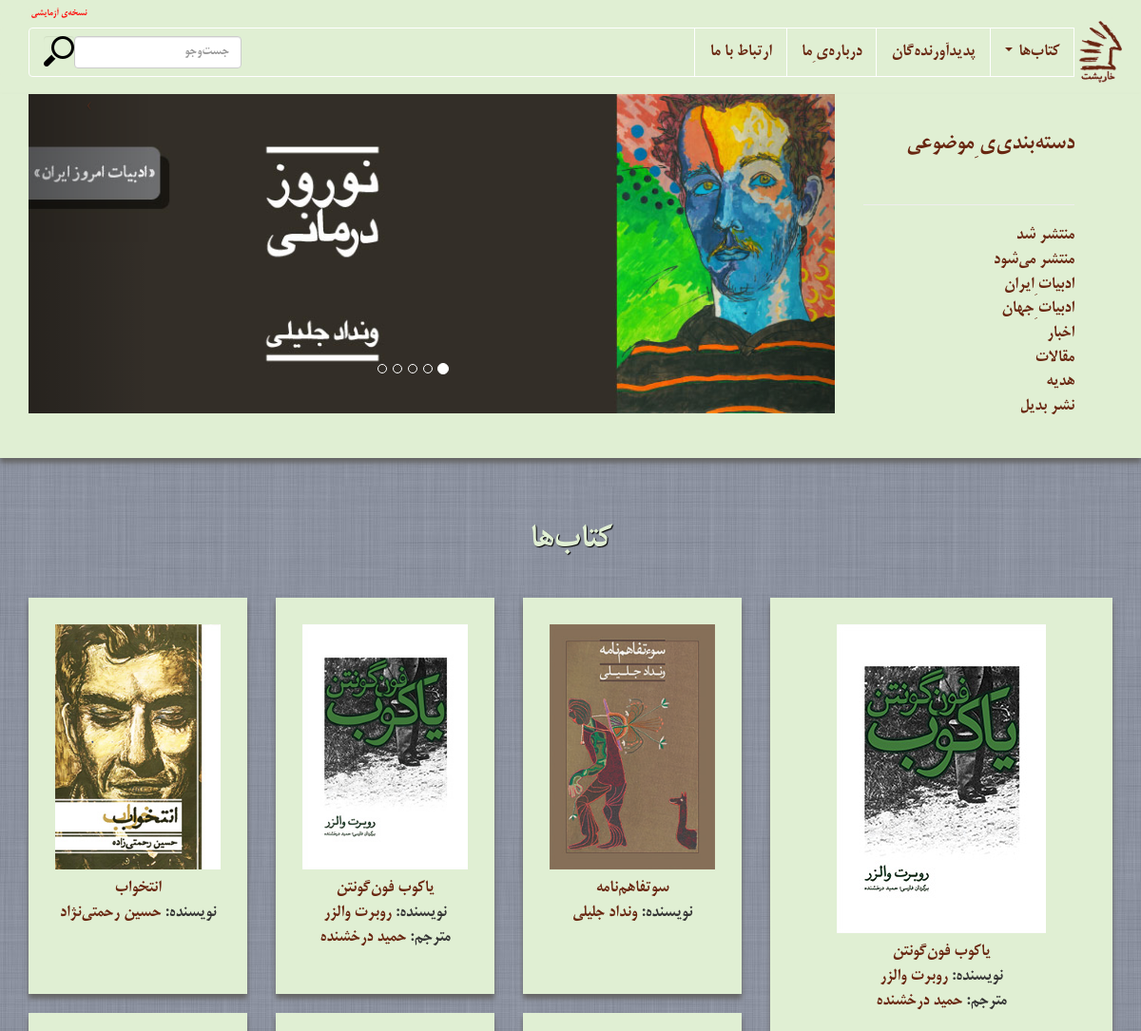
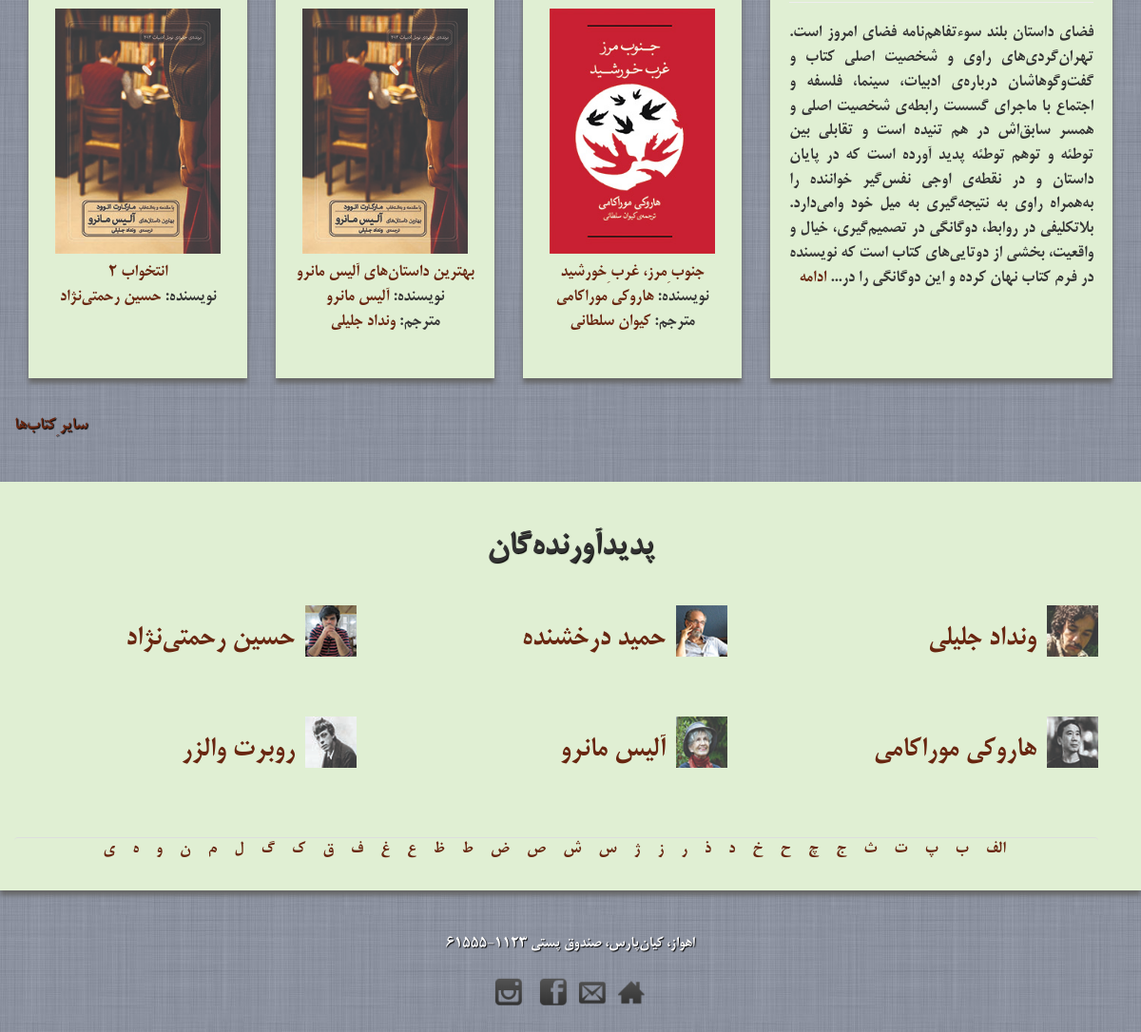
The page / on the database its author committed (2 pictures, top to bottom).
### books/models.py (models this page shows, shortened)
class Book(models.Model):
    title = models.CharField(max_length=100)
    authors = models.ManyToManyField(Author, related_name="authors")
    translators = models.ManyToManyField(Author, null=True, blank=True, related_name="translators")
    image = models.ImageField(upload_to='images/')
    description = models.TextField()
    pages = models.PositiveSmallIntegerField()
    ISBN = models.CharField(max_length=20)
    price = models.IntegerField()
    subjects = models.ManyToManyField(Subject)
    published = models.BooleanField()
    editors = models.ManyToManyField(Author, null=True, blank=True, related_name="editors")
    cut = models.CharField(max_length="30")
    cover_designer = models.ForeignKey(Author, null=True,blank=True, related_name="cover_designer")
    on_homepage = models.BooleanField(default=False)
    featured_homepage = models.BooleanField(default=False)

class Author(models.Model):
    first_name = models.CharField(max_length=30)
    last_name = models.CharField(max_length=50)
    image = models.ImageField(upload_to='images/')
    little_image = models.ImageField(upload_to='images/')
    description = models.TextField()
    on_homepage = models.BooleanField(default=False)
    def full_name(self):
        return self.first_name + " " + self.last_name

### books/views.py (the view)
# urls.py: url(r'^$', views.home),
def home(request):
    home_books = Book.objects.filter(on_homepage=True)
    featured_book = Book.objects.filter(featured_homepage=True)
    noted_authors = Author.objects.filter(on_homepage=True)
    if noted_authors.count() > 6:
        noted_authors = noted_authors[0:6]
    if featured_book.count() > 0:
        featured_book = featured_book[0]
    else:
        featured_book = None
    return render(request, 'home.html', {
        'books': home_books,
        'featured_book': featured_book,
        'noted_authors': noted_authors,
    })

### templates/home.html (shortened to what this page needs)
{% extends 'base.html' %}
{% block content %}
<article class="transparent">
<section id="billboard">
    <div class="container">
        <div class="row">
            <div class="pull-left col-md-9 hidden-xs hidden-sm">
                <div id="billboard-carousel" class="carousel slide">
                    <ol class="carousel-indicators">
                        <li data-target="#billboard-carousel" data-slide-to="0" class="active"></li>
                        <li data-target="#billboard-carousel" data-slide-to="1"></li>
                        <li data-target="#billboard-carousel" data-slide-to="2"></li>
                        <li data-target="#billboard-carousel" data-slide-to="3"></li>
                        <li data-target="#billboard-carousel" data-slide-to="4"></li>
                    </ol>
                    <div class="carousel-inner">
                        <div class="active item">
                            <a href="/books/3">
                                <img alt="نوروزدرمانی"
                                     src="/media/images/slide_noruzdarmani_H.jpg"></a>
                        </div>
                    </div>
                    <a class="carousel-control right" href="#billboard-carousel" data-slide="next"> ‹</a>
                    <a class="carousel-control left" href="#billboard-carousel" data-slide="prev">›</a>
                </div>
            </div>
            <div class="col-sm-3 col-md-3 hidden-xs hidden-sm">
                <div class="sidebar">
                    <ul>
                        <li class="dropdown-submenu hidden-sm">
                            <h4 id="browse-by-category" class="disabled"><a href="#" tabindex="-1">دسته‌بندی‌ی ِموضوعی</a></h4>
                        </li>
                        <hr>
                        <li><a href="/published/">منتشر شد</a></li>
                        <li><a href="/not_published/" name="&amp;lpos=us-explore">منتشر می‌شود</a></li>
                        <li><a href="/books_by_subject/2" name="&amp;lpos=us-explore">ادبیات ِایران</a>
                        </li>
                        <li><a href="/books_by_subject/1" name="&amp;lpos=us-explore">ادبیات ِجهان</a></li>
                        <li><a href="/all_news/" >اخبار</a></li>
                        <li><a href="/all_articles/" >مقالات</a>
                        </li>
                        <li class="disabled"><a href="" >هدیه</a>
                        </li>
                        <li><a href="http://badeel.ir" >نشر بدیل</a></li>
                    </ul>
                </div>
            </div>
        </div>
    </div>
</section>
{% include 'partials/book_shelf.html' with featured=featured_book first=books|slice:"0:3" second=books|slice:"3:6" %}
<div class="container">
    <div class="row">
        <a href="/all_books/" class="see-more hiddem-sm hidden-xs">
        	سایر ِکتاب‌ها
        </a>
    </div>
</div>
<section id="noted-authors">
	{% include 'partials/author_shelf.html' with noted=noted_authors%}
</section>
</article>
{% endblock %}

### templates/partials/book_shelf.html (shortened to what this page needs)
<div class="container book-shelf">
    <div class="row hidden-sm hidden-xs">
        <div class="col-sm-12 col-md-12">
            <h3 class="centered">کتاب‌ها</h3>
        </div>
    </div>
    <div class="row books">
    	<div class="col-sm-4 col-md-4">
            <div class="book-shelf-book featured hidden-sm hidden-xs" data-featured="true">
                <a href="/books/{{ featured.id }}/">
                    <img alt="{{ featured.title }}" class="hidden-sm"
                         src="{{ featured.image.url }}">
                </a>
                <div class="title centered">
                    <a href="/books/{{ featured.id }}/">
                        <strong>{{ featured.title }}</strong>
                    </a></div>
                <div class="book_authors centered">
                    نویسنده:
                    {% for a in featured.authors.all %}
                    <a href="/authors/{{ a.id }}/">{{ a.full_name }}</a>
                    {% endfor %}
                </div>
                <div class="book_authors centered">
                   	{% ifnotequal featured.translators.count 0%}
                   	مترجم:
                   	{% for t in featured.translators.all%}
                   	<a href="/authors/{{ t.id }}">{{t.full_name}}</a>
                   	{% endfor %}
                   	{% endifnotequal %}
                </div>
                <hr class="hidden-sm">
                <div class="description is-hidden">
                    <div class="full text-right" style="text-align: justify;">
                        {{ featured.description|linebreaks }}
                    </div>
                </div>
            </div>
        </div>
        <div class="col-sm-8 col-md-8">
            <div class="row">
                {% for b in first %}
                <div class="centered col-sm-4 col-md-4">
                    <div class="book-shelf-book">
                        <a href="/books/{{ b.id }}/">
                            <img alt="{{ b.title }}"
                                 src="{{ b.image.url }}">
                        </a>
                        <div>
                            <a href="/books/{{ b.id }}/">
                                <strong>{{ b.title }}</strong>
                            </a></div>
                        <div class="book_authors">
                            نویسنده:
                            {% for a in b.authors.all %}
                            <a href="/authors/{{ a.id }}/">{{ a.full_name }}</a>
                            {% endfor %}
                        </div>
                        <div class="book_authors">
                            {% ifnotequal b.translators.count 0%}
                 		  	مترجم:
		                   	{% for t in b.translators.all%}
		                   	<a href="/authors/{{ t.id }}">{{t.full_name}}</a>
		                   	{% endfor %}
		                   	{% endifnotequal %}
                        </div>
                    </div>
                </div>
            {% endfor %}
            </div>
            <div class="row">
                {% for b in second %}
                <div class="centered col-sm-4 col-md-4">
                    <div class="book-shelf-book">
                        <a href="/books/{{ b.id }}/">
                            <img alt="{{ b.title }}"
                                 src="{{ b.image.url }}">
                        </a>
                        <div>
                            <a href="/books/{{ b.id }}/">
                                <strong>{{ b.title }}</strong>
                            </a></div>
                        <div class="book_authors">
                            نویسنده:
                            {% for a in b.authors.all %}
                            <a href="/authors/{{ a.id }}/">{{ a.full_name }}</a>
                            {% endfor %}
                        </div>
                        <div class="book_authors">
                            {% ifnotequal b.translators.count 0%}
		                   	مترجم:
		                   	{% for t in b.translators.all%}
		                   	<a href="/authors/{{ t.id }}">{{t.full_name}}</a>
		                   	{% endfor %}
		                   	{% endifnotequal %}
                        </div>
                    </div>
                </div>
            {% endfor %}
            </div>
        </div>
    </div>
</div>

### templates/partials/author_shelf.html (shortened to what this page needs)
<div class="container author-shelf">
<h3 class="centered">پدیدآورنده‌گان</h3>
<div class="container">
<div class="row noted_authors visible-lg">
	{% for n in noted%}
	<div class="author col-sm-6 col-xs-6 col-md-4">
        <div class="row">
            <div class="col-sm-2 col-md-2">
                <a href="/authors/{{ n.id }}"
                   name="&amp;lpos=us-noted-authors-homepage"><img class="noted_author_image"
                   												   alt="{{n.full_name}}"
                                                                   src="{{ n.little_image.url }}"
                                                                   title="{{ n.full_name }}">
                </a>
            </div>
            <div class="col-sm-10 col-md-10">
                <h2><a href="/authors/{{ n.id }}"
                       name="&amp;lpos=us-noted-authors-homepage">{{ n.full_name }}</a></h2>
            </div>
        </div>
    </div>
	{% endfor %}
</div>
<div class="row pagination centered find_an_author hidden-xs hidden-sm" id="find_an_author">
    <ul>
        <li class="disabled"><a href="/author_list/ا"
                        name="&amp;lpos=us-noted-authors-homepage">الف</a></li>
        <li class=""><a href="/author_list/ب"
                        name="&amp;lpos=us-noted-authors-homepage">ب</a></li>
        <li class="disabled" ><a  href="/author_list/پ"
                        name="&amp;lpos=us-noted-authors-homepage">پ</a></li>
        <li class="disabled"><a  href="/author_list/ت"
                        name="&amp;lpos=us-noted-authors-homepage">ت</a></li>
        <li class="disabled"><a  href="/author_list/ث"
                        name="&amp;lpos=us-noted-authors-homepage">ث</a></li>
        <li><a  href="/author_list/ج"
                        name="&amp;lpos=us-noted-authors-homepage">ج</a></li>
        <li class="disabled"><a href="/author_list/چ"
                        name="&amp;lpos=us-noted-authors-homepage">چ</a></li>
        <li><a  href="/author_list/ح"
                        name="&amp;lpos=us-noted-authors-homepage">ح</a></li>
        <li class="disabled"><a  href="/author_list/خ"
                        name="&amp;lpos=us-noted-authors-homepage">خ</a></li>
        <li class=""><a href="/author_list/د"
                        name="&amp;lpos=us-noted-authors-homepage">د</a></li>
        <li class="disabled"><a  href="/author_list/ذ"
                        name="&amp;lpos=us-noted-authors-homepage">ذ</a></li>
        <li class=""><a href="/author_list/ر"
                        name="&amp;lpos=us-noted-authors-homepage">ر</a></li>
        <li class="disabled"><a  href="/author_list/ز"
                        name="&amp;lpos=us-noted-authors-homepage">ز</a></li>
        <li class="disabled"><a  href="/author_list/ژ"
                        name="&amp;lpos=us-noted-authors-homepage">ژ</a></li>
        <li class="disabled"><a  href="/author_list/س"
                        name="&amp;lpos=us-noted-authors-homepage">س</a></li>
        <li class="disabled"><a  href="/author_list/ش"
                        name="&amp;lpos=us-noted-authors-homepage">ش</a></li>
        <li class="disabled"><a  href="/author_list/ص"
                        name="&amp;lpos=us-noted-authors-homepage">ص</a></li>
        <li class="disabled"><a  href="/author_list/ض"
                        name="&amp;lpos=us-noted-authors-homepage">ض</a></li>
        <li class="disabled"><a  href="/author_list/ط"
                        name="&amp;lpos=us-noted-authors-homepage">ط</a></li>
        <li class="disabled"><a  href="/author_list/ظ"
                        name="&amp;lpos=us-noted-authors-homepage">ظ</a></li>
        <li class="disabled"><a  href="/author_list/ع"
                        name="&amp;lpos=us-noted-authors-homepage">ع</a></li>
        <li class="disabled"><a  href="/author_list/غ"
                        name="&amp;lpos=us-noted-authors-homepage">غ</a></li>
        <li class=""><a  href="/author_list/ف"
                        name="&amp;lpos=us-noted-authors-homepage">ف</a></li>
        <li class="disabled"><a  href="/author_list/ق"
                        name="&amp;lpos=us-noted-authors-homepage">ق</a></li>
        <li class="disabled"><a href="/author_list/ک"
                        name="&amp;lpos=us-noted-authors-homepage">ک</a></li>
        <li class="disabled"><a href="/author_list/گ"
                        name="&amp;lpos=us-noted-authors-homepage">گ</a></li>
        <li class="disabled"><a  href="/author_list/ل"
                        name="&amp;lpos=us-noted-authors-homepage">ل</a></li>
        <li class="disabled"><a href="/author_list/م"
                        name="&amp;lpos=us-noted-authors-homepage">م</a></li>
        <li class="disabled"><a  href="/author_list/ن"
                        name="&amp;lpos=us-noted-authors-homepage">ن</a></li>
        <li><a href="/author_list/و"
                        name="&amp;lpos=us-noted-authors-homepage">و</a></li>
        <li><a  href="/author_list/ه"
                        name="&amp;lpos=us-noted-authors-homepage">ه</a></li>
        <li class="disabled"><a href="/author_list/ی"
                        name="&amp;lpos=us-noted-authors-homepage">ی</a></li>
    </ul>
</div>
</div>
</div>

### media/css/styles.css (style rules this page uses)
ul { list-style-type: none; }
.centered { text-align: center; }
.see-more, .see-less, .see-all { font-weight: bold; }
.see-more, .see-less { float: left; }
h3 { font-weight: bold; font-size: 36px; padding-top: 30px; padding-bottom: 30px; }
h4 { font-weight: bold; font-size: 24px; padding-top: 30px; padding-bottom: 30px; }
body { background: url('../img/body-bg.jpg') repeat scroll 0 0; direction: rtl; font-family:"BMitra"; font-size:large ; }
body > article.transparent > section, body > section { box-shadow: 0 5px 5px #666666; margin-bottom: 45px; margin-top: 45px; padding-bottom: 30px; background-color: #E0EFD3; }
body > article.transparent > section:first-child, body > section:first-child { margin-bottom: 0; margin-top: 0; padding-top: 0; }
body > article > .container { margin-top: 1em; margin-bottom: 1em; }
#billboard .sidebar ul li a { font-weight: bold; }
.book-shelf h3 { color: #E0EFD3; text-shadow: 1px 1px 1px #000000; }
.author-shelf h3 { text-shadow: 1px 1px 1px #000000; }
.noted_author_image { height:54px; width: 54px; }
.disabled a { color:gray; pointer-events: none; }
.book-shelf-book { background-color: #E0EFD3; box-shadow: 0 5px 5px #666666; margin-bottom: 20px; padding: 20px; position: relative;; }
div.book-shelf-book.featured { text-align: center; }
.book-shelf-book img { max-width: 95%; padding: 3px; display: block; margin: 5px auto; }
body > article.transparent .see-more { color: #E0EFD3; text-shadow: 1px 1px 1px #000000; }
#noted-authors .author { margin-bottom: 3em; }
.pagination.find_an_author { border-top: 1px solid #DDDDDD; margin: 10px 0 0; display: block; }
.pagination.find_an_author ul { display: inline-block; margin-top: 0; margin-bottom: 0; box-shadow: none; padding: 0; }
.pagination.find_an_author ul li { display: inline-block; float: none; }
.pagination.find_an_author ul li a { box-shadow: none; padding: 8px 7px; }
a { color: #682610 !important; }

### rows shown on the page
Book: image (picture), title "یاکوب فون‌گونتن", description "فضای داستان بلند سوءتفاهم‌نامه فضای امروز است. تهران‌گردی‌های راوی و شخصیت اصلی کتاب و گفت‌وگوهاشان درباره‌ی ادبیات، سینما، فلسفه و اجتماع با ماجرای گسست رابطه‌ی شخصیت اصلی و همسر سابق‌اش در هم تنیده است و تقابلی بین توطئه و توهم توطئه پدید آورده است که در پایان داستان و در نقطه‌ی اوجی نفس‌گیر خواننده را به‌همراه راوی به نتیجه‌گیری به میل خود وامی‌دارد. بلاتکلیفی در روابط، دوگانگی در تصمیم‌گیری، خیال و واقعیت، بخشی از دوتایی‌های کتاب است که نویسنده در فرم کتاب نهان کرده و این دوگانگی را در..."
Author: full_name "روبرت والزر", little_image (picture)
Author: full_name "حمید درخشنده", little_image (picture)
Book: image (picture), title "سوتفاهم‌نامه"
Author: full_name "ونداد جلیلی", little_image (picture)
Book: image (picture), title "انتخواب"
Author: full_name "حسین رحمتی‌نژاد", little_image (picture)
Book: image (picture), title "جنوب ِمرز، غرب ِخورشید"
Author: full_name "هاروکی موراکامی", little_image (picture)
Author: full_name "کیوان سلطانی"
Book: image (picture), title "بهترین داستان‌های آلیس مانرو"
Author: full_name "آلیس مانرو", little_image (picture)
Book: image (picture), title "انتخواب 2"
